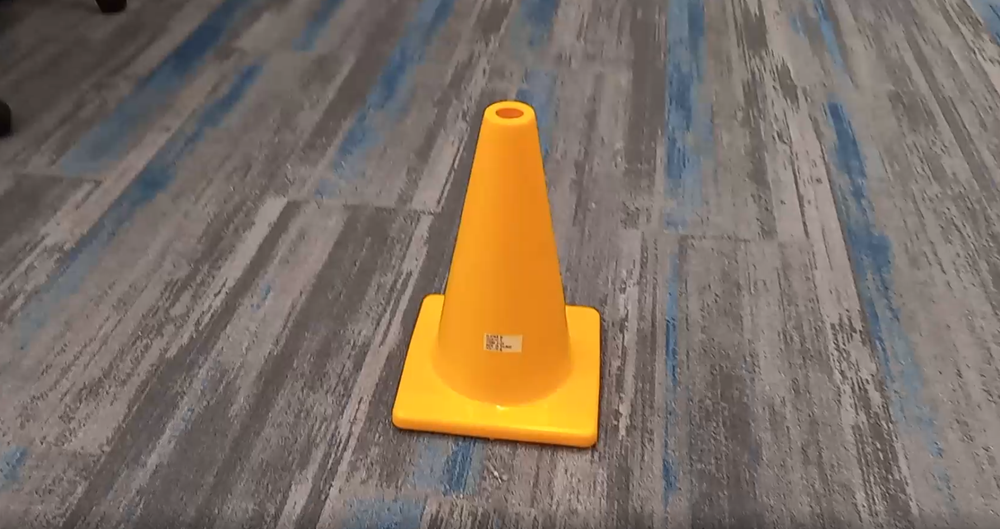
#> input picture coen.png, 1000 x 529 px, shrunk from 1788 x 946 before the run
$ python ContourDrawingEXAMPLE.py   (older library calls are emulated)
#> lines starting #> are read from the running program, lines starting #| are printed output that depends on the picture; after the words box and inside, x2 and y2 are one past the last pixel; in counts of white or black regions, pixels touching at a corner belong together
import cv2
import numpy as np

frame = cv2.imread("coen.png")
#> frame is the input picture: shape (529, 1000, 3); mean B, G, R 100.4, 113.1, 126.8
cropped_img = frame[0:int(frame.shape[0]/2)]
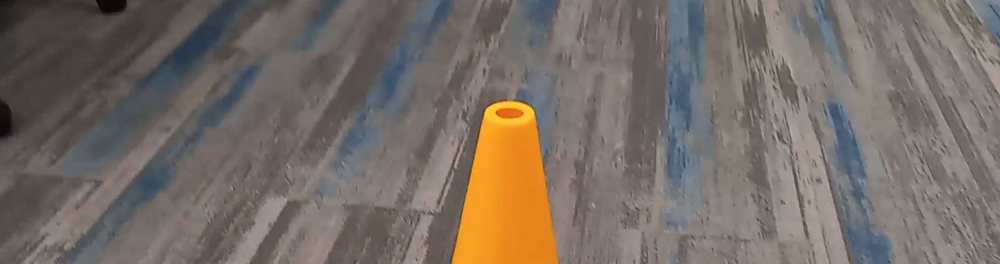
#> cropped_img: shape (264, 1000, 3); mean B, G, R 101.4, 108.9, 118.8
lower_green = np.array([50,125,110])
upper_green = np.array([100,255,255])
lower_yellow = np.array([20, 100, 100])
upper_yellow = np.array([30, 255, 255])
frame_hsv = cv2.cvtColor(cropped_img, cv2.COLOR_BGR2HSV)
#> frame_hsv: shape (264, 1000, 3); mean H, S, V 29, 41.4, 121.7
frame_inrange = cv2.inRange(frame_hsv, lower_yellow, upper_yellow)
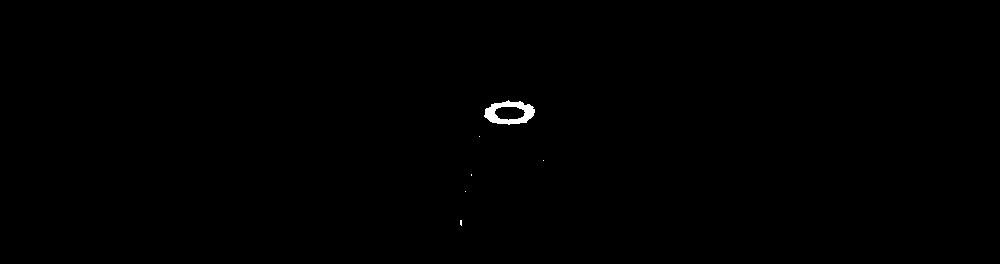
#> frame_inrange: shape (264, 1000); 0.25% white; 6 white regions (5 under 20 px)
(_, contours, _) = cv2.findContours(
    frame_inrange, cv2.RETR_TREE, cv2.CHAIN_APPROX_SIMPLE)
#> contours = 7 contours, 5 with area under 20; largest, box (x1, y1, x2, y2) and area: (484, 100, 535, 125) 874, (494, 106, 526, 121) 334
for c in contours:
    img = cv2.drawContours(frame, [c], 0, (0,255,255), 3)
#> this loop made 7 passes
#> c on passes 1 to 5: [[460, 220], [460, 224], [461, 225], [461, 220]], [[465, 191]], [[471, 174], [471, 175]], [[543, 160]], [[479, 136]]
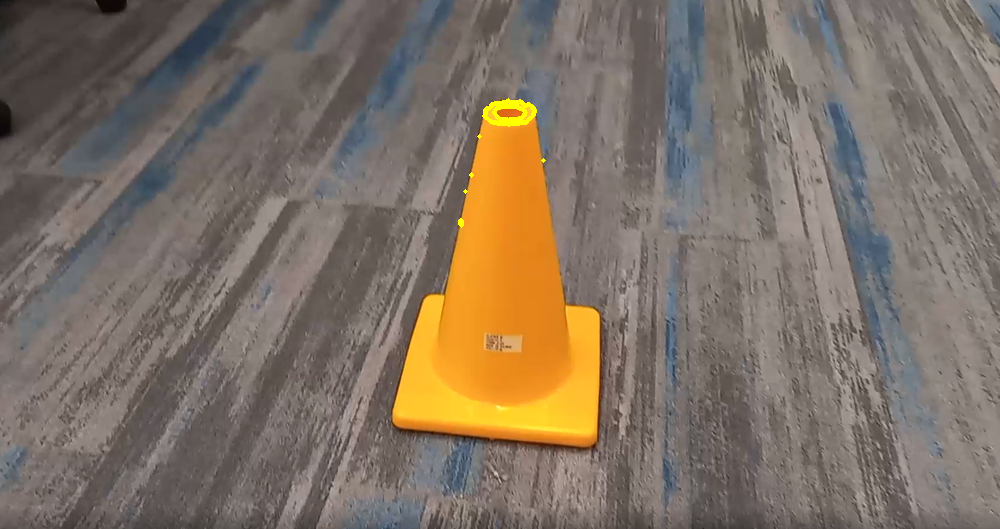
#> frame: shape (529, 1000, 3); 0.19% of pixels changed, all inside (x1, y1, x2, y2) = (458, 98, 546, 228)
cv2.imshow("Camera Stream", img)
cv2.waitKey(0)
